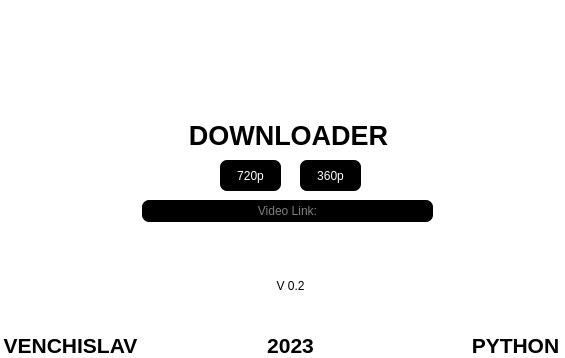
<?xml version="1.0" encoding="UTF-8"?>
<ui version="4.0">
 <class>MainWindow</class>
 <widget class="QMainWindow" name="MainWindow">
  <property name="geometry">
   <rect>
    <x>0</x>
    <y>0</y>
    <width>565</width>
    <height>358</height>
   </rect>
  </property>
  <property name="minimumSize">
   <size>
    <width>565</width>
    <height>358</height>
   </size>
  </property>
  <property name="maximumSize">
   <size>
    <width>565</width>
    <height>358</height>
   </size>
  </property>
  <property name="windowTitle">
   <string>DownTube</string>
  </property>
  <property name="windowIcon">
   <iconset resource="files.qrc">
    <normaloff>:/files/download-circular-button.png</normaloff>:/files/download-circular-button.png</iconset>
  </property>
  <property name="styleSheet">
   <string notr="true">QWidget{
	color: black;
	background-color: white;
}

QPushButton{
	border-radius: 7px;
}

QLineEdit{
	border-radius: 7px;
	color: white;
	background-color: black;
}</string>
  </property>
  <widget class="QWidget" name="centralwidget">
   <widget class="QLabel" name="label">
    <property name="geometry">
     <rect>
      <x>250</x>
      <y>40</y>
      <width>71</width>
      <height>71</height>
     </rect>
    </property>
    <property name="text">
     <string/>
    </property>
    <property name="pixmap">
     <pixmap resource="files.qrc">:/files/youtube.png</pixmap>
    </property>
    <property name="scaledContents">
     <bool>true</bool>
    </property>
   </widget>
   <widget class="QLabel" name="label_2">
    <property name="geometry">
     <rect>
      <x>178</x>
      <y>120</y>
      <width>221</width>
      <height>31</height>
     </rect>
    </property>
    <property name="font">
     <font>
      <pointsize>20</pointsize>
      <bold>true</bold>
     </font>
    </property>
    <property name="text">
     <string>DOWNLOADER</string>
    </property>
    <property name="alignment">
     <set>Qt::AlignCenter</set>
    </property>
   </widget>
   <widget class="QLineEdit" name="lineEdit">
    <property name="geometry">
     <rect>
      <x>142</x>
      <y>200</y>
      <width>291</width>
      <height>22</height>
     </rect>
    </property>
    <property name="alignment">
     <set>Qt::AlignCenter</set>
    </property>
    <property name="placeholderText">
     <string>Video Link:</string>
    </property>
   </widget>
   <widget class="QPushButton" name="pushButton">
    <property name="geometry">
     <rect>
      <x>440</x>
      <y>180</y>
      <width>61</width>
      <height>61</height>
     </rect>
    </property>
    <property name="cursor">
     <cursorShape>PointingHandCursor</cursorShape>
    </property>
    <property name="text">
     <string/>
    </property>
    <property name="icon">
     <iconset resource="files.qrc">
      <normaloff>:/files/download-circular-button.png</normaloff>:/files/download-circular-button.png</iconset>
    </property>
    <property name="iconSize">
     <size>
      <width>40</width>
      <height>40</height>
     </size>
    </property>
   </widget>
   <widget class="QLabel" name="label_3">
    <property name="geometry">
     <rect>
      <x>0</x>
      <y>330</y>
      <width>141</width>
      <height>31</height>
     </rect>
    </property>
    <property name="font">
     <font>
      <pointsize>16</pointsize>
      <bold>true</bold>
     </font>
    </property>
    <property name="text">
     <string>VENCHISLAV</string>
    </property>
    <property name="alignment">
     <set>Qt::AlignCenter</set>
    </property>
   </widget>
   <widget class="QLabel" name="label_4">
    <property name="geometry">
     <rect>
      <x>220</x>
      <y>330</y>
      <width>141</width>
      <height>31</height>
     </rect>
    </property>
    <property name="font">
     <font>
      <pointsize>16</pointsize>
      <bold>true</bold>
     </font>
    </property>
    <property name="text">
     <string>2023</string>
    </property>
    <property name="alignment">
     <set>Qt::AlignCenter</set>
    </property>
   </widget>
   <widget class="QLabel" name="label_5">
    <property name="geometry">
     <rect>
      <x>450</x>
      <y>330</y>
      <width>131</width>
      <height>31</height>
     </rect>
    </property>
    <property name="font">
     <font>
      <pointsize>16</pointsize>
      <bold>true</bold>
     </font>
    </property>
    <property name="text">
     <string>PYTHON</string>
    </property>
    <property name="alignment">
     <set>Qt::AlignCenter</set>
    </property>
   </widget>
   <widget class="QLabel" name="label_6">
    <property name="geometry">
     <rect>
      <x>220</x>
      <y>270</y>
      <width>141</width>
      <height>31</height>
     </rect>
    </property>
    <property name="font">
     <font>
      <pointsize>9</pointsize>
      <bold>false</bold>
     </font>
    </property>
    <property name="text">
     <string>V 0.2</string>
    </property>
    <property name="alignment">
     <set>Qt::AlignCenter</set>
    </property>
   </widget>
   <widget class="QLabel" name="label_7">
    <property name="geometry">
     <rect>
      <x>190</x>
      <y>230</y>
      <width>201</width>
      <height>31</height>
     </rect>
    </property>
    <property name="font">
     <font>
      <pointsize>12</pointsize>
      <bold>true</bold>
     </font>
    </property>
    <property name="text">
     <string/>
    </property>
    <property name="alignment">
     <set>Qt::AlignCenter</set>
    </property>
   </widget>
   <widget class="QPushButton" name="pushButton_2">
    <property name="geometry">
     <rect>
      <x>220</x>
      <y>160</y>
      <width>61</width>
      <height>31</height>
     </rect>
    </property>
    <property name="cursor">
     <cursorShape>PointingHandCursor</cursorShape>
    </property>
    <property name="styleSheet">
     <string notr="true">QPushButton{
	background-color: black;
	color: white;
}

QPushButton:hover{
	border-radius: 9px;
}</string>
    </property>
    <property name="text">
     <string>720p</string>
    </property>
    <property name="iconSize">
     <size>
      <width>40</width>
      <height>40</height>
     </size>
    </property>
   </widget>
   <widget class="QPushButton" name="pushButton_3">
    <property name="geometry">
     <rect>
      <x>300</x>
      <y>160</y>
      <width>61</width>
      <height>31</height>
     </rect>
    </property>
    <property name="cursor">
     <cursorShape>PointingHandCursor</cursorShape>
    </property>
    <property name="styleSheet">
     <string notr="true">QPushButton{
	background-color: black;
	color: white;
}

QPushButton:hover{
	border-radius: 9px;
}</string>
    </property>
    <property name="text">
     <string>360p</string>
    </property>
    <property name="iconSize">
     <size>
      <width>40</width>
      <height>40</height>
     </size>
    </property>
   </widget>
  </widget>
 </widget>
 <resources>
  <include location="files.qrc"/>
 </resources>
 <connections/>
</ui>
